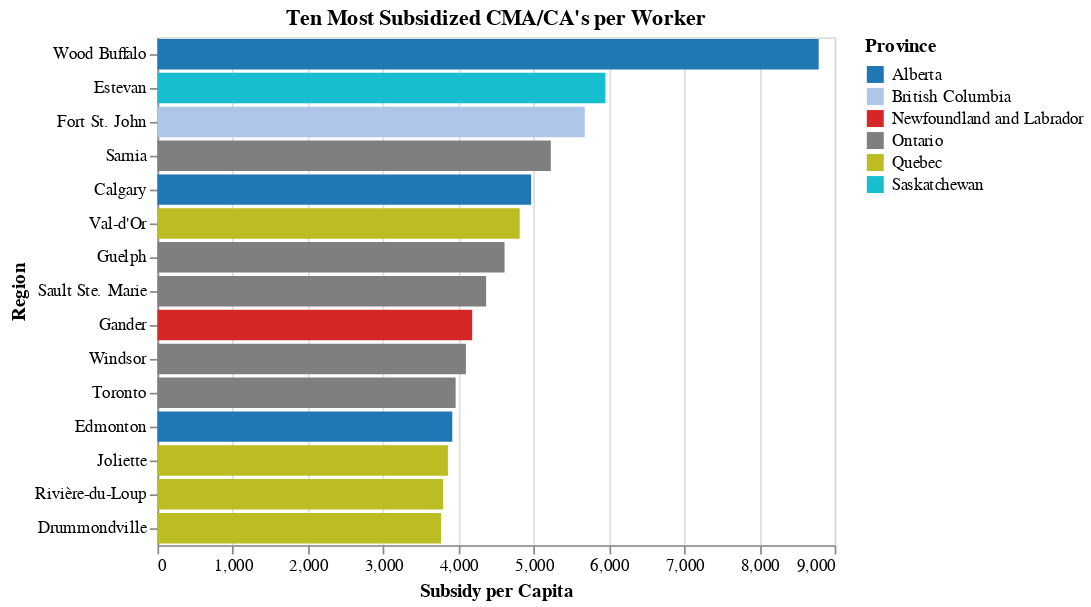

Notebook code for this chart:
### Code cell
temp = cews.query("GeoAggregation == 'CMA/CA' and IndustryAggregation == 'All industries'").groupby(["Region", "Province"]).sum().reset_index()
temp["TotalEmployees"] = temp["TotalEmployees"] / 8
temp["Subsidy per Capita"] = temp["Subsidy"] / temp["TotalEmployees"]
temp = temp[temp["TotalEmployees"] != 0]
temp = temp.sort_values("Subsidy per Capita").tail(15)
provs = list(np.unique(temp["Province"]))

alt.Chart(temp, title = "Ten Most Subsidized CMA/CA's per Worker").mark_bar().encode(
    color = alt.Color("Province", scale = alt.Scale(domain = provs, range = getProvCols(provs))),
    x = alt.X("Subsidy per Capita"),
    y = alt.Y("Region", sort = "-x")
)

### Figure 1 — Vega-Lite specification as saved in the notebook (floating-point values rounded to 4 significant figures)
{"config": {"view": {"continuousWidth": 400, "continuousHeight": 300}}, "data": {"name": "data-7ed1a90e7c4e0de72d75c607c7d7ccf3"}, "mark": "bar", "encoding": {"color": {"type": "nominal", "field": "Province", "scale": {"domain": ["Alberta", "British Columbia", "Newfoundland and Labrador", "Ontario", "Quebec", "Saskatchewan"], "range": ["#1f77b4", "#aec7e8", "#d62728", "#7f7f7f", "#bcbd22", "#17becf"]}}, "x": {"type": "quantitative", "field": "Subsidy per Capita"}, "y": {"type": "nominal", "field": "Region", "sort": "-x"}}, "title": "Ten Most Subsidized CMA/CA's per Worker", "$schema": "https://vega.github.io/schema/vega-lite/v4.8.1.json", "datasets": {"data-7ed1a90e7c4e0de72d75c607c7d7ccf3": [{"Region": "Drummondville", "Province": "Quebec", "BusinessLocations": 6475.0, "Subsidy": 172600000.0, "SupportedEmployees": 99150.0, "RehiredEmployees": 750.0, "ProvinceCode": 192.0, "TotalEmployees": 45780.0, "Subsidy per Capita": 3770.0}, {"Region": "Rivière-du-Loup", "Province": "Quebec", "BusinessLocations": 2765.0, "Subsidy": 53030000.0, "SupportedEmployees": 41510.0, "RehiredEmployees": 250.0, "ProvinceCode": 192.0, "TotalEmployees": 13960.0, "Subsidy per Capita": 3797.0}, {"Region": "Joliette", "Province": "Quebec", "BusinessLocations": 3935.0, "Subsidy": 80660000.0, "SupportedEmployees": 47130.0, "RehiredEmployees": 380.0, "ProvinceCode": 192.0, "TotalEmployees": 20900.0, "Subsidy per Capita": 3860.0}, {"Region": "Edmonton", "Province": "Alberta", "BusinessLocations": 106800.0, "Subsidy": 2720000000.0, "SupportedEmployees": 1426000.0, "RehiredEmployees": 9960.0, "ProvinceCode": 384.0, "TotalEmployees": 694200.0, "Subsidy per Capita": 3919.0}, {"Region": "Toronto", "Province": "Ontario", "BusinessLocations": 430400.0, "Subsidy": 11830000000.0, "SupportedEmployees": 6317000.0, "RehiredEmployees": 45390.0, "ProvinceCode": 280.0, "TotalEmployees": 2985000.0, "Subsidy per Capita": 3963.0}, {"Region": "Windsor", "Province": "Ontario", "BusinessLocations": 17930.0, "Subsidy": 612400000.0, "SupportedEmployees": 336600.0, "RehiredEmployees": 1965.0, "ProvinceCode": 280.0, "TotalEmployees": 149400.0, "Subsidy per Capita": 4100.0}, {"Region": "Gander", "Province": "Newfoundland and Labrador", "BusinessLocations": 1210.0, "Subsidy": 24950000.0, "SupportedEmployees": 12660.0, "RehiredEmployees": 125.0, "ProvinceCode": 80.0, "TotalEmployees": 5965.0, "Subsidy per Capita": 4183.0}, {"Region": "Sault Ste. Marie", "Province": "Ontario", "BusinessLocations": 4250.0, "Subsidy": 147300000.0, "SupportedEmployees": 72200.0, "RehiredEmployees": 320.0, "ProvinceCode": 280.0, "TotalEmployees": 33730.0, "Subsidy per Capita": 4368.0}, {"Region": "Guelph", "Province": "Ontario", "BusinessLocations": 10760.0, "Subsidy": 379800000.0, "SupportedEmployees": 191600.0, "RehiredEmployees": 1055.0, "ProvinceCode": 280.0, "TotalEmployees": 82320.0, "Subsidy per Capita": 4613.0}, {"Region": "Val-d'Or", "Province": "Quebec", "BusinessLocations": 2545.0, "Subsidy": 80450000.0, "SupportedEmployees": 42550.0, "RehiredEmployees": 380.0, "ProvinceCode": 192.0, "TotalEmployees": 16710.0, "Subsidy per Capita": 4814.0}, {"Region": "Calgary", "Province": "Alberta", "BusinessLocations": 117900.0, "Subsidy": 3676000000.0, "SupportedEmployees": 1787000.0, "RehiredEmployees": 11410.0, "ProvinceCode": 384.0, "TotalEmployees": 740200.0, "Subsidy per Capita": 4966.0}, {"Region": "Sarnia", "Province": "Ontario", "BusinessLocations": 5350.0, "Subsidy": 223200000.0, "SupportedEmployees": 100800.0, "RehiredEmployees": 450.0, "ProvinceCode": 280.0, "TotalEmployees": 42700.0, "Subsidy per Capita": 5228.0}, {"Region": "Fort St. John", "Province": "British Columbia", "BusinessLocations": 3380.0, "Subsidy": 85470000.0, "SupportedEmployees": 39540.0, "RehiredEmployees": 305.0, "ProvinceCode": 472.0, "TotalEmployees": 15050.0, "Subsidy per Capita": 5679.0}, {"Region": "Estevan", "Province": "Saskatchewan", "BusinessLocations": 1680.0, "Subsidy": 44560000.0, "SupportedEmployees": 19890.0, "RehiredEmployees": 135.0, "ProvinceCode": 376.0, "TotalEmployees": 7485.0, "Subsidy per Capita": 5953.0}, {"Region": "Wood Buffalo", "Province": "Alberta", "BusinessLocations": 4700.0, "Subsidy": 370200000.0, "SupportedEmployees": 150300.0, "RehiredEmployees": 545.0, "ProvinceCode": 384.0, "TotalEmployees": 42130.0, "Subsidy per Capita": 8788.0}]}}
